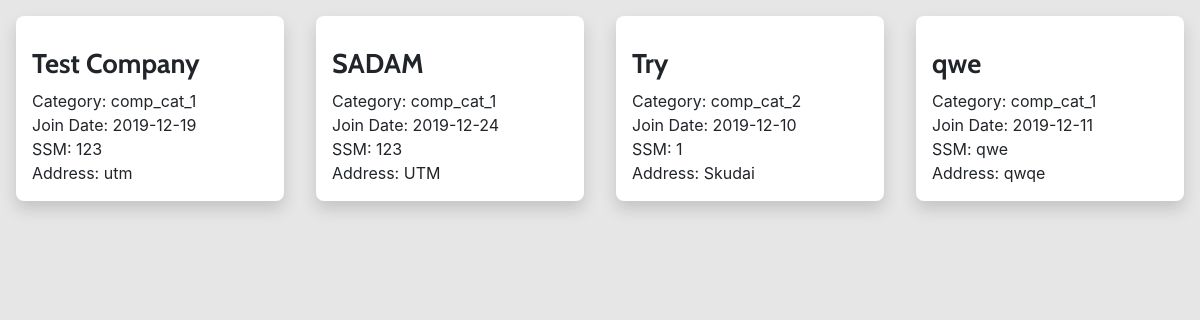
The app's page /source/companyOld.php (signed in) with its own data.
### tables this page shows
CREATE TABLE `tb_access` (
  `access_id` int(11) NOT NULL,
  `access_user_id` int(11) NOT NULL,
  `access_level` int(11) NOT NULL,
  `access_company_id` int(11) NOT NULL
);

CREATE TABLE `tb_company` (
  `company_id` int(11) NOT NULL,
  `company_name` varchar(100) NOT NULL,
  `company_address` varchar(100) NOT NULL,
  `company_ssm` varchar(100) NOT NULL,
  `company_joinDt` date NOT NULL,
  `company_cat` int(2) NOT NULL
);

CREATE TABLE `tb_category` (
  `category_id` int(11) NOT NULL,
  `category_level` varchar(100) NOT NULL,
  `category_code` int(11) NOT NULL,
  `category_desc` varchar(100) NOT NULL
);

### source/companyOld.php (the view, shortened to what this page needs)
<?php
    include('assets/php/dbconnect.php');
    if(isset($_SESSION['user_id'])){
        $user_id = $_SESSION['user_id'];
    } else{
        header('Location: index.php');
    }
?>
<html>
<head>
    <link rel="stylesheet" href="assets/bootstrap/css/bootstrap.min.css">
    <link rel="stylesheet" href="assets/fonts/fontawesome-all.min.css">
    <link rel="stylesheet" href="assets/fonts/font-awesome.min.css">
    <link rel="stylesheet" href="assets/fonts/material-icons.min.css">
    <link rel="stylesheet" href="assets/fonts/fontawesome5-overrides.min.css">
    <link rel="stylesheet" href="assets/css/styles.css">
    <link rel="stylesheet" href="https://cdnjs.cloudflare.com/ajax/libs/animate.css/3.7.2/animate.min.css">
</head>
<body>
    <div class="contentWrapper">
        <div class="companyWrapper">
            <?php
                $sqlLvl = "SELECT access_level
                            FROM tb_access
                            WHERE access_company_id = '0' AND access_user_id = '$user_id'";
                $resultLvl = mysqli_query($con,$sqlLvl);
                $row = mysqli_fetch_assoc($resultLvl);
                $access_level = $row['access_level'];
                if($access_level == 5){
                    $sql = "SELECT *
                            FROM tb_company
                            JOIN tb_category ON tb_category.category_id = tb_company.company_cat";
                    $result = mysqli_query($con,$sql) or die(mysqli_error($con));
                    while($row = mysqli_fetch_assoc($result)){
                        if($row['company_id'] != 0 ){
                            if($row['category_desc'] == 'Deactivated'){
                                echo "
                                <div class='shadow companyDiv' company_id='".$row['company_id']."' style='display:none;'>
                                    <div class='row'>
                                        <div class='col'>
                                            <h1 class='text-left companyDivTitle'>".$row['company_name']."</h1>
                                        </div>
                                        <div class='col-2 d-flex justify-content-end'>
                                            <div class='d-lg-flex'><i class='material-icons' parent_company='".$row['company_id']."'>edit</i></div>
                                        </div>
                                    </div>
                                    <p class = 'company_cat' catId='".$row['category_id']."'>Category: ".$row['category_desc']."</p>
                                    <p class = 'company_joinDt'>Join Date: ".$row['company_joinDt']."</p>
                                    <p class = 'company_ssm'>SSM: ".$row['company_ssm']."</p>
                                    <p class = 'company_address'>Address: ".$row['company_address']."</p>
                                </div>
                                ";
                            } else{
                                echo "
                                <div class='shadow companyDiv' company_id='".$row['company_id']."'>
                                    <div class='row'>
                                        <div class='col'>
                                            <h1 class='text-left companyDivTitle'>".$row['company_name']."</h1>
                                        </div>
                                        <div class='col-2 d-flex justify-content-end'>
                                            <div class='d-lg-flex' style='z-index:5'>
                                                <button class='btn btn-default' onclick = openEditPanel(this);event.stopPropagation();><i class='material-icons' parent_company='".$row['company_id']."'>edit</i></button>
                                            </div>
                                        </div>
                                    </div>
                                    <p class = 'company_cat' catId='".$row['category_id']."'>Category: ".$row['category_desc']."</p>
                                    <p class = 'company_joinDt'>Join Date: ".$row['company_joinDt']."</p>
                                    <p class = 'company_ssm'>SSM: ".$row['company_ssm']."</p>
                                    <p class = 'company_address'>Address: ".$row['company_address']."</p>
                                </div>
                                ";
                            }
                        }
                    }
                    echo "
                        <div class='shadow d-flex flex-column justify-content-center align-items-center addCompanyDiv' id='addCompanyDiv'>
                            <i class='fa fa-plus d-lg-flex justify-content-lg-center' style='font-size: 44px;'></i>
                            <h1 class='text-center companyDivTitle' style='padding: 0;font-weight: 200'>New Company</h1>
                        </div>
                    ";
                } else{
                    $sql = "SELECT *
                            FROM tb_access
                            JOIN tb_company ON tb_access.access_company_id = tb_company.company_id
                            JOIN tb_category ON tb_category.category_id = tb_company.company_cat
                            WHERE access_user_id = '$user_id'";
                        $result = mysqli_query($con,$sql) or die(mysqli_error($con));
                        while($row = mysqli_fetch_assoc($result)){
                            if($row['company_id'] != 0 && $row['category_desc'] != 'Deactivated' ){
                                echo "
                                <div class='shadow companyDiv' company_id='".$row['company_id']."'>
                                    <div class='row'>
                                        <div class='col'>
                                            <h1 class='text-left companyDivTitle'>".$row['company_name']."</h1>
                                        </div>
                                        <div class='col-2 d-flex justify-content-end'>
                                        </div>
                                    </div>
                                    <p>Category: ".$row['category_desc']."</p>
                                    <p>Join Date: ".$row['company_joinDt']."</p>
                                    <p>SSM: ".$row['company_ssm']."</p>
                                    <p>Address: ".$row['company_address']."</p>
                                </div>
                                ";
                            }
                        }
                }
            ?>
        </div>
    </div>
</body>
</html>

### source/assets/css/styles.css (style rules this page uses)
.companyDiv p { padding: 0; margin: 0; }
.companyDiv { width: 70%; max-width: 500px; border-radius: 0.5rem; margin: 1rem; background-color: white; padding: 1rem; }
.companyDivTitle { font-size: 1.7rem; font-weight: 900; font-family: 'Cabin'; padding: 1rem 0 0 0; }
.contentWrapper { max-width: 100vw; min-height: 100vh; background-color: #e8e8e8; display: flex; flex-direction: row; }
.companyWrapper { display: flex; flex-direction: row; justify-content: flex-start; align-items: flex-start; transition: 1s; background-color:#E6E6E6; }

### records on screen
tb_access: tb_company.company_name "Test Company", tb_category.category_desc "comp_cat_1", tb_company.company_joinDt "2019-12-19", tb_company.company_ssm "123", tb_company.company_address "utm"
tb_access: tb_company.company_name "SADAM", tb_category.category_desc "comp_cat_1", tb_company.company_joinDt "2019-12-24", tb_company.company_ssm "123", tb_company.company_address "UTM"
tb_access: tb_company.company_name "Try", tb_category.category_desc "comp_cat_2", tb_company.company_joinDt "2019-12-10", tb_company.company_ssm "1", tb_company.company_address "Skudai"
tb_access: tb_company.company_name "qwe", tb_category.category_desc "comp_cat_1", tb_company.company_joinDt "2019-12-11", tb_company.company_ssm "qwe", tb_company.company_address "qwqe"
